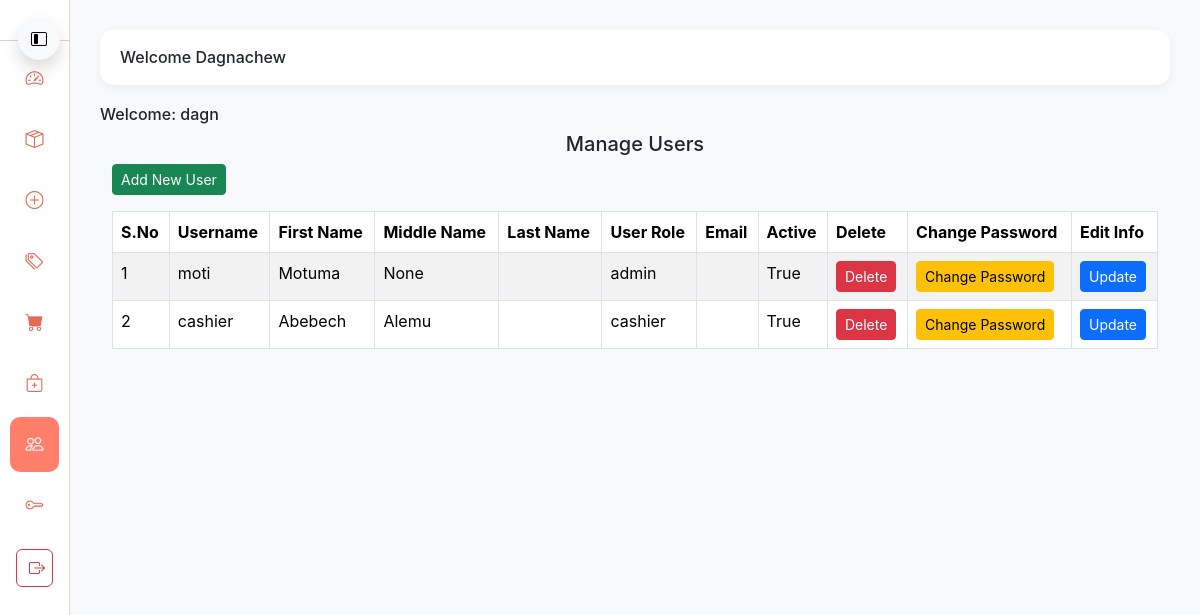
Before: /manage_users/ (signed in) with the older database file.
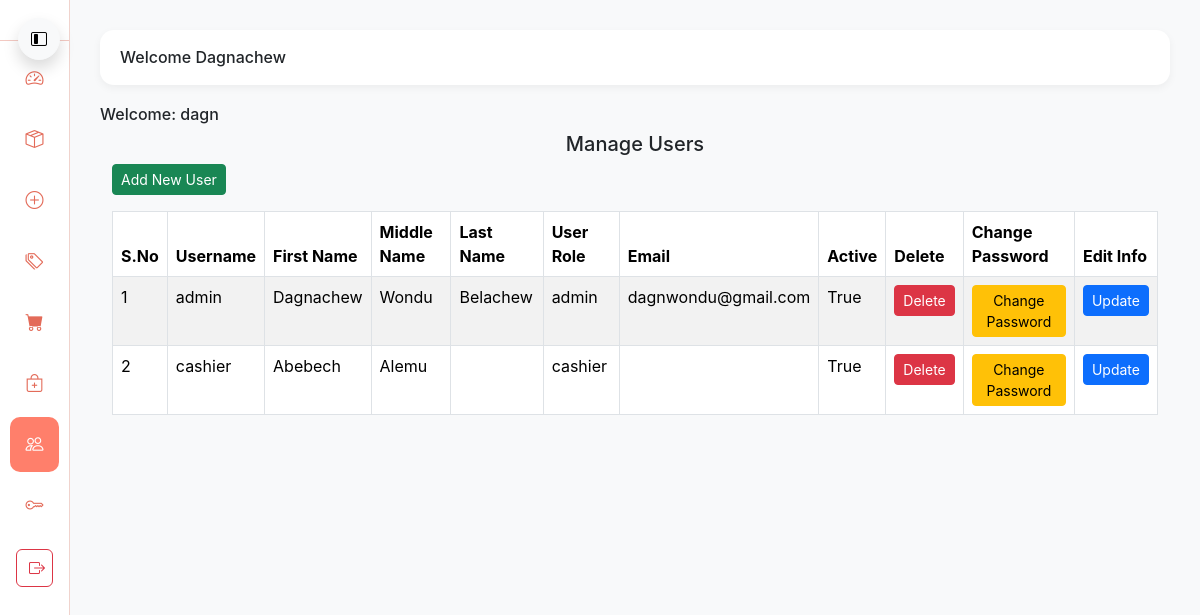
After: the same page with the newer database file.
### authentication/models.py (models this page shows, shortened)
class CustomUser(AbstractUser):
    class UserType(models.TextChoices):
        ADMIN = "admin", "Admin"
        CASHIER = "cashier", "Cashier"
    user_type = models.CharField(
        max_length=20,
        choices=UserType.choices,
        default=UserType.CASHIER
    )
    middle_name = models.CharField(max_length=100, null=True, blank=True)
    company = models.ForeignKey(Company, on_delete=models.CASCADE, null=True, blank=True)

### myapp/views.py (the view)
# urls.py: path('manage_users/', views.manage_users, name = 'manage_users'),
@login_required(login_url='/accounts/login')
@user_passes_test(is_admin)
def manage_users(request):
    current_user = request.user
    company = current_user.company
    user = request.user
    users = CustomUser.objects.filter(company=company).exclude(is_superuser = True)
    if request.method == 'POST':
        form = UserUpdateForm(request.POST)
        user_form = UserForm(request.POST)
        if user_form.is_valid():
            new_user = user_form.save(commit=False)
            new_user.company = user.company
            new_user.set_password(user_form.cleaned_data['password'])
            new_user.save()
            messages.success(request, "User created successfully!")
            return redirect('manage_users')
        else:
            messages.error(request, "Error while creating User")
    else:
        user_form = UserForm()
        form = UserUpdateForm()
    context = {
        'user':user,
        'form':form,
        'users': users,
        'user_form': user_form,
    }
    return render(request, 'manage_users.html', context)

### authentication/views.py (called while the page is built)
def is_admin(user):
    return user.user_type == 'admin'

### template/manage_users.html (shortened to what this page needs)
{% extends 'base.html' %}
{% block content %}
<h6>Welcome: {{ user }}</h6>
<h5 class="text-center">Manage Users</h5>
<div class="container mb-3">
  <button class="btn btn-success btn-sm"
          data-bs-toggle="modal"
          data-bs-target="#addUserModal">
    Add New User
  </button>
</div>
<div class="container">
  <table class="table table-striped table-hover table-bordered">
    <thead>
      <tr>
        <th>S.No</th>
        <th>Username</th>
        <th>First Name</th>
        <th>Middle Name</th>
        <th>Last Name</th>
        <th>User Role</th>
        <th>Email</th>
        <th>Active</th>
        <th>Delete</th>
        <th>Change Password</th>
        <th>Edit Info</th>
      </tr>
    </thead>
    <tbody>
      {% for user in users %}
      <tr>
        <td>{{ forloop.counter }}</td>
        <td>{{ user.username }}</td>
        <td>{{ user.first_name }}</td>
        <td>{{ user.middle_name }}</td>
        <td>{{ user.last_name }}</td>
        <td>{{ user.user_type }}</td>
        <td>{{ user.email }}</td>
        <td>{{ user.is_active }}</td>
        <td>
          <form method="post"
                action="{% url 'delete_user' user.id %}"
                onsubmit="return confirm('Are you sure you want to delete this user?');">
            <button class="btn btn-danger btn-sm">Delete</button>
          </form>
        </td>
        <td>
          <button class="btn btn-warning btn-sm"
                  data-bs-toggle="modal"
                  data-bs-target="#changePasswordModal{{ user.id }}">
            Change Password
          </button>
        </td>
        <td>
          <form method="post" action="{% url 'update_user' user.id %}">
            <button class="btn btn-primary btn-sm">Update</button>
          </form>
        </td>
      </tr>
      {% endfor %}
    </tbody>
  </table>
</div>
{% endblock %}

### template/base.html (shortened to what this page needs)
<!DOCTYPE html>
<html lang="en">
<head>
    <link href="https://cdn.jsdelivr.net/npm/bootstrap@5.3.3/dist/css/bootstrap.min.css" rel="stylesheet">
    <link href="https://cdn.jsdelivr.net/npm/bootstrap-icons@1.11.1/font/bootstrap-icons.css" rel="stylesheet">
</head>
<body>
    <div class="sidebar collapsed ">
        <div>
            <button class="btn btn-light shadow sidebar-toggle" onclick="toggleSidebar()">
                <i class="bi bi-layout-sidebar-inset"></i>
            </button>
        </div>
        <a href="{% url 'home' %}" class="{% if request.resolver_match.url_name == 'home' %}active{% endif %}">
            <i class="bi bi-speedometer2"></i>
        </a>
        <a href="{% url 'products' %}" class="{% if request.resolver_match.url_name == 'products' %}active{% endif %}">
            <i class="bi bi-box-seam"></i>
        </a>
        <a href="{% url 'add_product' %}" class="{% if request.resolver_match.url_name == 'add_product' %}active{% endif %}">
            <i class="bi bi-plus-circle"></i>
        </a>
        <a href="{% url 'add_category' %}" class="{% if request.resolver_match.url_name == 'add_category' %}active{% endif %}">
            <i class="bi bi-tags"></i>
        </a>
        <a href="{% url 'sales' %}" class="{% if request.resolver_match.url_name == 'sales' %}active{% endif %}">
            <i class="bi bi-cart-fill"></i>
        </a>
        <a href="{% url 'add_sale' %}" class="{% if request.resolver_match.url_name == 'add_sale' %}active{% endif %}">
            <i class="bi bi-bag-plus"></i>
        </a>
        <a href="{% url 'manage_users' %}" class="{% if request.resolver_match.url_name == 'manage_users' %}active{% endif %}">
            <i class="bi bi-people"></i>
        </a>
        <a href="{% url 'password_change' %}">
            <i class="bi bi-key"></i>
        </a>
        <form method="POST" action="{% url 'logout' %}" class="m-3">
            <button type="submit" class="btn btn-outline-danger w-100">
                <i class="bi bi-box-arrow-right"></i>
            </button>
        </form>
    </div>
    <div class="main-content collapsed">
        <div class="top-bar">
            <h6 class="m-0">Welcome {{ request.user.first_name }}</h6>
        </div>
        {% block content %}
        {% endblock %}
    </div>
</body>
</html>

### template/base.html (style rules this page uses)
:root { --coral: #ff7f6b; --coral-dark: #e36b59; --sidebar-bg: #ffffff; --sidebar-text: #3a3a3a; --sidebar-hover: #ffe5e0; }
body { font-family: 'Inter', sans-serif; background: #f8f9fa; }
.sidebar { width: 240px; height: 100vh; background: var(--sidebar-bg); border-right: 1px solid #f0d3cd; padding-top: 20px; position: fixed; transition: width 0.3s ease; overflow-x: hidden; z-index: 1000; }
.sidebar.collapsed { width: 70px; }
.sidebar a { color: var(--sidebar-text); padding: 14px 20px; display: flex; align-items: center; gap: 12px; font-size: 15px; text-decoration: none; transition: 0.25s; border-radius: 10px; margin: 6px 10px; }
.sidebar a i { font-size: 18px; color: var(--coral-dark); }
.sidebar a.active { background: var(--coral); color: #fff; font-weight: 600; }
.sidebar a.active i { color: #fff; }
.sidebar.collapsed a { justify-content: center; }
.main-content { margin-left: 240px; padding: 30px; transition: margin-left 0.3s ease; }
.main-content.collapsed { margin-left: 70px; }
.top-bar { background: #ffffff; padding: 18px 20px; border-radius: 14px; box-shadow: 0 3px 8px rgba(0,0,0,0.05); margin-bottom: 20px; display: flex; align-items: center; gap: 12px; }
.sidebar-toggle { position: fixed; top: 18px; left: 18px; z-index: 1100; width: 42px; height: 42px; border-radius: 50%; }

Changed rows visible on the page:
changed CustomUser "admin": username "moti" → "admin"; first_name "Motuma" → "Dagnachew"; middle_name "None" → "Wondu"; last_name (not shown) → "Belachew"; email (not shown) → "dagnwondu@gmail.com"
